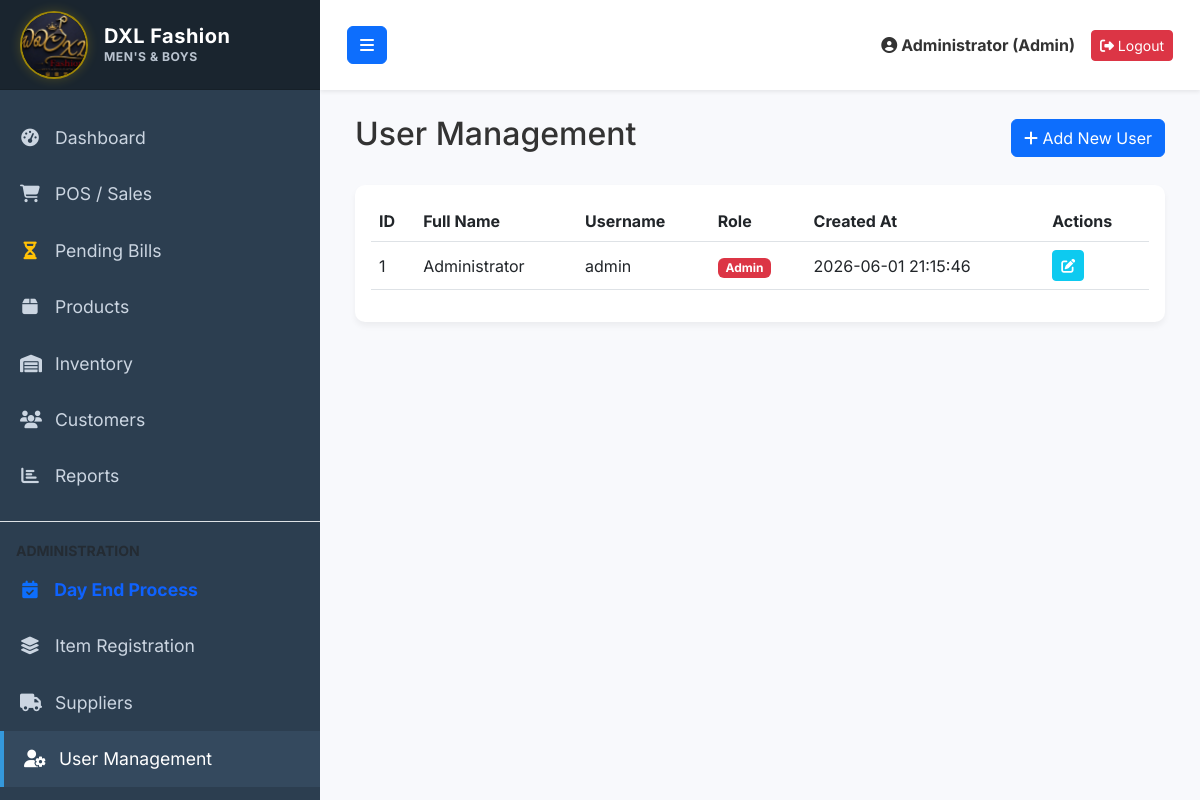
The page /users.php (signed in) on the database as committed earlier.
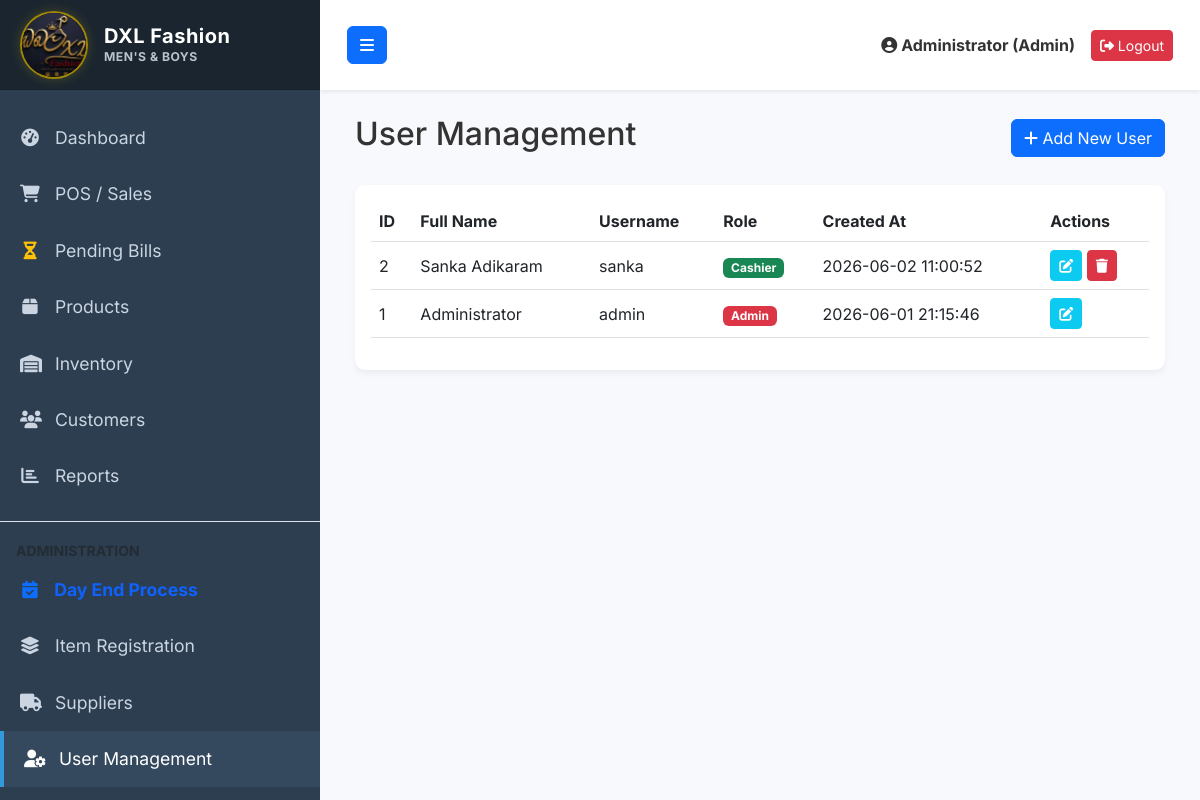
The same page on the database as committed later.
### tables this page shows
CREATE TABLE `users` (
  `id` int(11) NOT NULL AUTO_INCREMENT,
  `full_name` varchar(100) NOT NULL,
  `username` varchar(50) NOT NULL,
  `password` varchar(255) NOT NULL,
  `role` enum('admin','cashier') NOT NULL DEFAULT 'cashier',
  `created_at` timestamp NOT NULL DEFAULT current_timestamp(),
  `pin` varchar(4) DEFAULT '1234',
  PRIMARY KEY (`id`),
  UNIQUE KEY `username` (`username`)
);

### users.php (the view, shortened to what this page needs)
<?php
require_once 'config/database.php';
require_once 'includes/header.php';
$users = $pdo->query("SELECT * FROM users ORDER BY id DESC")->fetchAll();
?>
<div class="d-flex justify-content-between align-items-center mb-4">
    <h2>User Management</h2>
    <button class="btn btn-primary" data-bs-toggle="modal" data-bs-target="#userModal" onclick="resetForm()">
        <i class="fas fa-plus"></i> Add New User
    </button>
</div>
<div class="card">
    <div class="card-body">
        <div class="table-responsive">
            <table class="table table-hover align-middle">
                <thead>
                    <tr>
                        <th>ID</th>
                        <th>Full Name</th>
                        <th>Username</th>
                        <th>Role</th>
                        <th>Created At</th>
                        <th>Actions</th>
                    </tr>
                </thead>
                <tbody>
                    <?php foreach($users as $user): ?>
                    <tr>
                        <td><?= $user['id'] ?></td>
                        <td><?= htmlspecialchars($user['full_name']) ?></td>
                        <td><?= htmlspecialchars($user['username']) ?></td>
                        <td><span class="badge bg-<?= $user['role'] == 'admin' ? 'danger' : 'success' ?>"><?= ucfirst($user['role']) ?></span></td>
                        <td><?= $user['created_at'] ?></td>
                        <td>
                            <button class="btn btn-sm btn-info text-white" onclick='editUser(<?= json_encode($user) ?>)'><i class="fas fa-edit"></i></button>
                            <?php if($user['id'] != $_SESSION['user_id']):  ?>
                            <a href="?delete=<?= $user['id'] ?>" class="btn btn-sm btn-danger" onclick="return confirm('Are you sure?')"><i class="fas fa-trash"></i></a>
                            <?php endif; ?>
                        </td>
                    </tr>
                    <?php endforeach; ?>
                </tbody>
            </table>
        </div>
    </div>
</div>
<?php require_once 'includes/footer.php'; ?>

Rows that differ between the two databases and show on the page:
added users: id "2", full_name "Sanka Adikaram", username "sanka", role "Cashier", created_at "2026-06-02 11:00:52"
